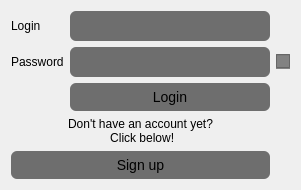
<?xml version="1.0" encoding="UTF-8"?>
<ui version="4.0">
 <class>LoginWidget</class>
 <widget class="QWidget" name="LoginWidget">
  <property name="geometry">
   <rect>
    <x>0</x>
    <y>0</y>
    <width>301</width>
    <height>188</height>
   </rect>
  </property>
  <property name="windowTitle">
   <string>Form</string>
  </property>
  <layout class="QGridLayout" name="gridLayout">
   <item row="3" column="0" colspan="2">
    <widget class="QLabel" name="label_3">
     <property name="text">
      <string>Don't have an account yet? 
 Click below!</string>
     </property>
     <property name="alignment">
      <set>Qt::AlignCenter</set>
     </property>
    </widget>
   </item>
   <item row="1" column="2">
    <widget class="QCheckBox" name="checkBox">
     <property name="styleSheet">
      <string notr="true">background-color:rgb(130,130,130);</string>
     </property>
     <property name="text">
      <string/>
     </property>
    </widget>
   </item>
   <item row="0" column="0">
    <widget class="QLabel" name="label">
     <property name="text">
      <string>Login</string>
     </property>
    </widget>
   </item>
   <item row="0" column="1">
    <widget class="QLineEdit" name="loginEdit">
     <property name="styleSheet">
      <string notr="true">QLineEdit{
font-size:14px;
border-radius:6px;
background-color:rgb(110,110,110);
padding-top:6px;
padding-bottom:6px;
}
</string>
     </property>
    </widget>
   </item>
   <item row="1" column="1">
    <widget class="QLineEdit" name="pwdEdit">
     <property name="styleSheet">
      <string notr="true">QLineEdit{
font-size:14px;
border-radius:6px;
background-color:rgb(110,110,110);
padding-top:6px;
padding-bottom:6px;
}</string>
     </property>
     <property name="echoMode">
      <enum>QLineEdit::Password</enum>
     </property>
    </widget>
   </item>
   <item row="1" column="0">
    <widget class="QLabel" name="label_2">
     <property name="text">
      <string>Password</string>
     </property>
    </widget>
   </item>
   <item row="2" column="1">
    <widget class="QPushButton" name="loginButton">
     <property name="styleSheet">
      <string notr="true">QPushButton{
font-size:14px;
border-radius:6px;
background-color:rgb(110,110,110);
padding-top:6px;
padding-bottom:6px;
}

QPushButton:hover{
background-color:rgb(130,130,130);
}</string>
     </property>
     <property name="text">
      <string>Login</string>
     </property>
    </widget>
   </item>
   <item row="4" column="0" colspan="2">
    <widget class="QPushButton" name="registerButton">
     <property name="styleSheet">
      <string notr="true">QPushButton{
font-size:14px;
border-radius:6px;
background-color:rgb(110,110,110);
padding-top:6px;
padding-bottom:6px;
}

QPushButton:hover{
background-color:rgb(130,130,130);
}</string>
     </property>
     <property name="text">
      <string>Sign up</string>
     </property>
    </widget>
   </item>
  </layout>
 </widget>
 <resources/>
 <connections/>
</ui>
